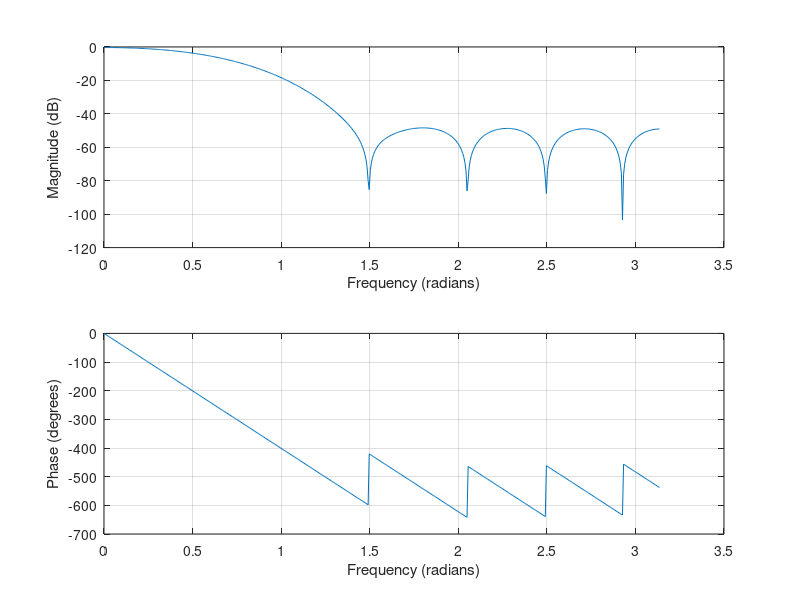
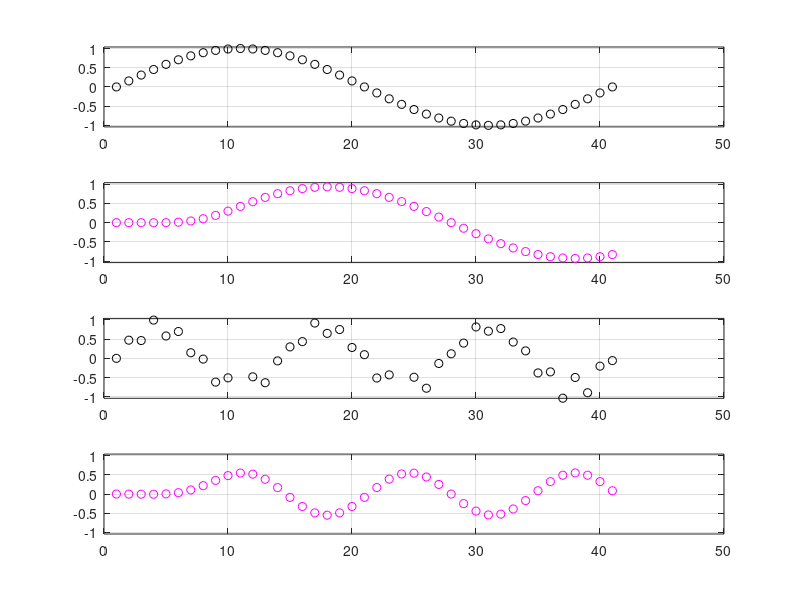

Write MATLAB code to recreate these figures, in order.
% Calculate the filter coefficients for a 5-tap lowpass filter with a
% cutoff frequency of 800Hz and a sampling rate of 8000 Hz using the
% Fourier transform method and hamming window function
clear;clc
Fc = 800; % cutoff frequency (Hz)
Fs = 8000; % sampling frequency (Hz)
cutoff_freq = 2*pi*Fc/Fs;
tap = 15;
b=zeros(1,tap);
b(round(tap/2))=cutoff_freq/pi;
for k=round(tap/2)+1:tap
    n=k-round(tap/2);
    b(k) = sin(n*cutoff_freq)/(n*pi);
end
for k=1:round(tap/2)-1
    b(k) = b(2*round(tap/2)-k)  %shift h(n) to the right by M samples
end
bw=b'.*hamming(tap);
[hz,w]=freqz(bw,1,512);
phi = 180*unwrap(angle(hz))/pi;
subplot(2,1,1);plot(w,20*log10(abs(hz))),grid;
xlabel('Frequency (radians)');
ylabel('Magnitude (dB)');
subplot(2,1,2);
plot(w,phi);grid
xlabel('Frequency (radians)');
ylabel('Phase (degrees)');
dataLength = 40;
x1=sin(0.05*pi*[0:1:dataLength]);
x2=0.8*sin(0.15*pi*[0:1:dataLength])+0.2*sin(0.93*pi*[0:1:dataLength])+0.1*sin(0.77*pi*[0:1:dataLength]);
filtered_x1 = filter(bw,1,x1);
filtered_x2 = filter(bw,1,x2);
filtered_x2 =filtered_x2';
figure()
subplot(4,1,1);plot(x1,'ko');grid;axis([0 50 -1.04 1.04])
subplot(4,1,2);plot(filtered_x1,'mo');grid;axis([0 50 -1.04 1.04])
subplot(4,1,3);plot(x2,'ko');grid;axis([0 50 -1.04 1.04])
subplot(4,1,4);plot(filtered_x2,'mo');grid;axis([0 50 -1.04 1.04])
fixedPointBw = round( bw * 2^9)  % then copy the coefficients t fixed-point version in C 

